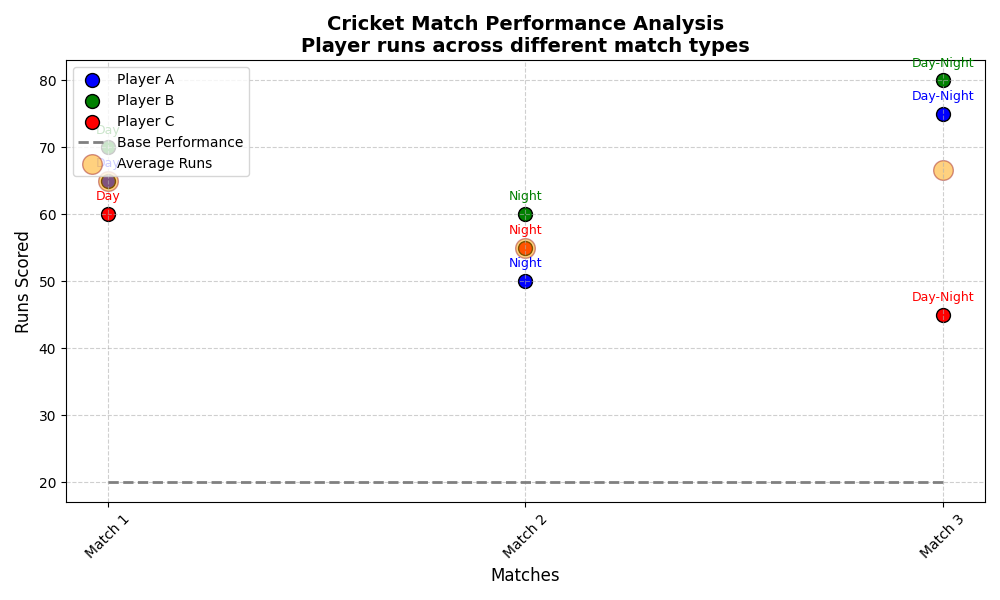

This chart was generated by the following Python code:
import matplotlib.pyplot as plt
import numpy as np

# Data: Altered runs scored by three players in different matches
match_conditions = ['Day Match', 'Night Match', 'Day-Night Match']
player_a_scores = [65, 50, 75]
player_b_scores = [70, 60, 80]
player_c_scores = [60, 55, 45]

# Create an artificial dataset for scatter plot with altered scores
matches = np.array(['Match 1', 'Match 2', 'Match 3'])
player_a_runs = np.array([65, 50, 75])
player_b_runs = np.array([70, 60, 80])
player_c_runs = np.array([60, 55, 45])
match_types = ['Day', 'Night', 'Day-Night']

# Auxiliary data for visual effects
background_score = [20, 20, 20]

# Plot configuration
fig, ax = plt.subplots(figsize=(10, 6))

# Scatter plots for individual players with altered scores
scatter_a = ax.scatter(matches, player_a_runs, color='b', label='Player A', s=100, edgecolor='black')
scatter_b = ax.scatter(matches, player_b_runs, color='g', label='Player B', s=100, edgecolor='black')
scatter_c = ax.scatter(matches, player_c_runs, color='r', label='Player C', s=100, edgecolor='black')

# Plot line to show a base performance level
ax.plot(matches, background_score, linestyle='--', color='grey', label='Base Performance', linewidth=2)

# Annotate points with match type
for i, txt in enumerate(match_types):
    ax.annotate(txt, (matches[i], player_a_runs[i]), textcoords="offset points", xytext=(0, 10), ha='center', fontsize=9, color='blue')
    ax.annotate(txt, (matches[i], player_b_runs[i]), textcoords="offset points", xytext=(0, 10), ha='center', fontsize=9, color='green')
    ax.annotate(txt, (matches[i], player_c_runs[i]), textcoords="offset points", xytext=(0, 10), ha='center', fontsize=9, color='red')

# Add large circles for average runs with recalculated averages
avg_runs = np.mean([player_a_runs, player_b_runs, player_c_runs], axis=0)
scatter_avg = ax.scatter(matches, avg_runs, color='orange', label='Average Runs', s=200, edgecolor='brown', alpha=0.5)

# Enhancing the plot with titles and labels
ax.set_title("Cricket Match Performance Analysis\nPlayer runs across different match types", fontsize=14, fontweight='bold')
ax.set_xlabel('Matches', fontsize=12)
ax.set_ylabel('Runs Scored', fontsize=12)
ax.set_xticks(matches)
ax.set_xticklabels(matches, rotation=45)

# Adding a legend to distinguish between players
ax.legend(loc='upper left', fontsize=10)

# Add a grid for better readability
ax.grid(True, linestyle='--', alpha=0.6)

# Automatically adjust layout
plt.tight_layout()

# Display the plot
plt.show()
